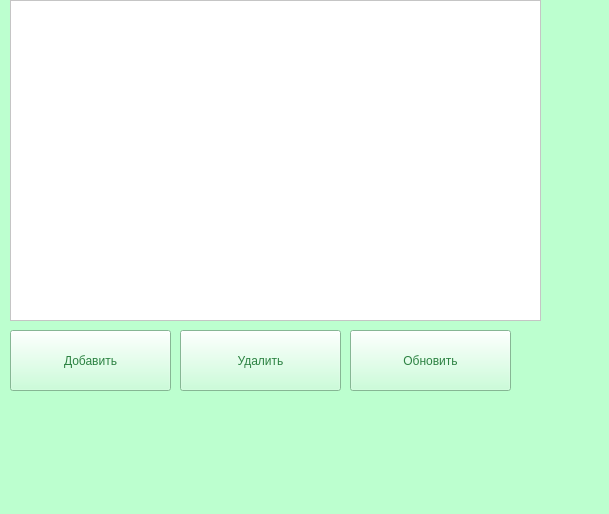
<?xml version="1.0" encoding="UTF-8"?>
<ui version="4.0">
 <class>MainWindow</class>
 <widget class="QMainWindow" name="MainWindow">
  <property name="geometry">
   <rect>
    <x>0</x>
    <y>0</y>
    <width>609</width>
    <height>514</height>
   </rect>
  </property>
  <property name="windowTitle">
   <string>MainWindow</string>
  </property>
  <property name="styleSheet">
   <string notr="true">background-color: rgb(188, 255, 207);</string>
  </property>
  <widget class="QWidget" name="centralwidget">
   <widget class="QTableWidget" name="tableWidget">
    <property name="geometry">
     <rect>
      <x>10</x>
      <y>0</y>
      <width>531</width>
      <height>321</height>
     </rect>
    </property>
    <property name="styleSheet">
     <string notr="true">background-color: rgb(255, 255, 255);</string>
    </property>
   </widget>
   <widget class="QPushButton" name="pushButton">
    <property name="geometry">
     <rect>
      <x>10</x>
      <y>330</y>
      <width>161</width>
      <height>61</height>
     </rect>
    </property>
    <property name="styleSheet">
     <string notr="true">font: 75 20pt &quot;Times New Roman&quot;;
color: rgb(44, 130, 66);</string>
    </property>
    <property name="text">
     <string>Добавить</string>
    </property>
   </widget>
   <widget class="QPushButton" name="pushButton_2">
    <property name="geometry">
     <rect>
      <x>180</x>
      <y>330</y>
      <width>161</width>
      <height>61</height>
     </rect>
    </property>
    <property name="styleSheet">
     <string notr="true">font: 75 20pt &quot;Times New Roman&quot;;
color: rgb(44, 130, 66);</string>
    </property>
    <property name="text">
     <string>Удалить</string>
    </property>
   </widget>
   <widget class="QPushButton" name="pushButton_3">
    <property name="geometry">
     <rect>
      <x>350</x>
      <y>330</y>
      <width>161</width>
      <height>61</height>
     </rect>
    </property>
    <property name="styleSheet">
     <string notr="true">font: 75 20pt &quot;Times New Roman&quot;;
color: rgb(44, 130, 66);</string>
    </property>
    <property name="text">
     <string>Обновить</string>
    </property>
   </widget>
  </widget>
  <widget class="QMenuBar" name="menubar">
   <property name="geometry">
    <rect>
     <x>0</x>
     <y>0</y>
     <width>609</width>
     <height>26</height>
    </rect>
   </property>
  </widget>
  <widget class="QStatusBar" name="statusbar"/>
 </widget>
 <resources/>
 <connections/>
</ui>
